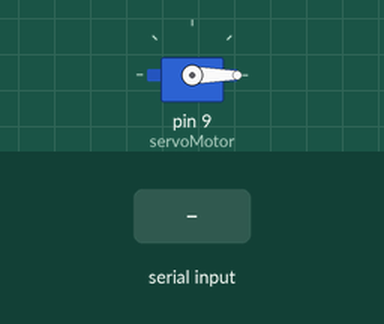
The sketch below on a simulated Arduino Uno, built with avr-gcc and run on an emulated ATmega328P. On the bench: servo. The test bench sets the inputs (shaded band).

Above: at 1.2 s.
1.3 s: "1" received over Serial
At 2.2 s:
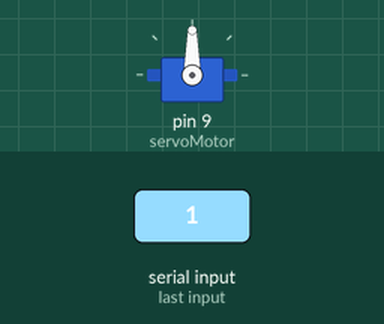
2.8 s: "0" received over Serial
At 3.4 s:
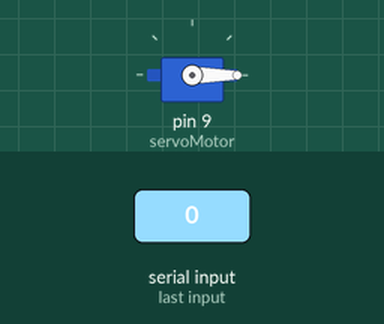
Timing chart, 0 to 5.8 s (numbered marks = the images above; inputs shaded):
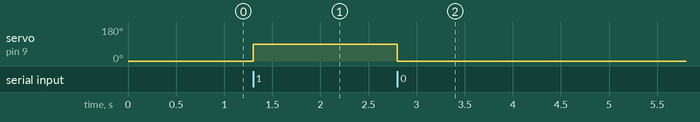

Measured:
- after the input at 1.3 s, servo on pin 9 (servoMotor): 0° → 90° at once
- after the input at 2.8 s, servo on pin 9 (servoMotor): 90° → 0° at once

The sketch:

handDetection.ino
```cpp
#include <Servo.h>

Servo servoMotor;

void setup() {
  // Attach servo to digital pin 9
  servoMotor.attach(9);

  // Start serial communication
  Serial.begin(9600);

  // Set initial servo position
  servoMotor.write(0);
}

void loop() {

  // Check if serial data is available
  if (Serial.available() > 0) {

    char command = Serial.read();

    // Move servo to 90 degrees
    if (command == '1') {
      servoMotor.write(90);
    }

    // Move servo back to 0 degrees
    else {
      servoMotor.write(0);
    }
  }
}
```
